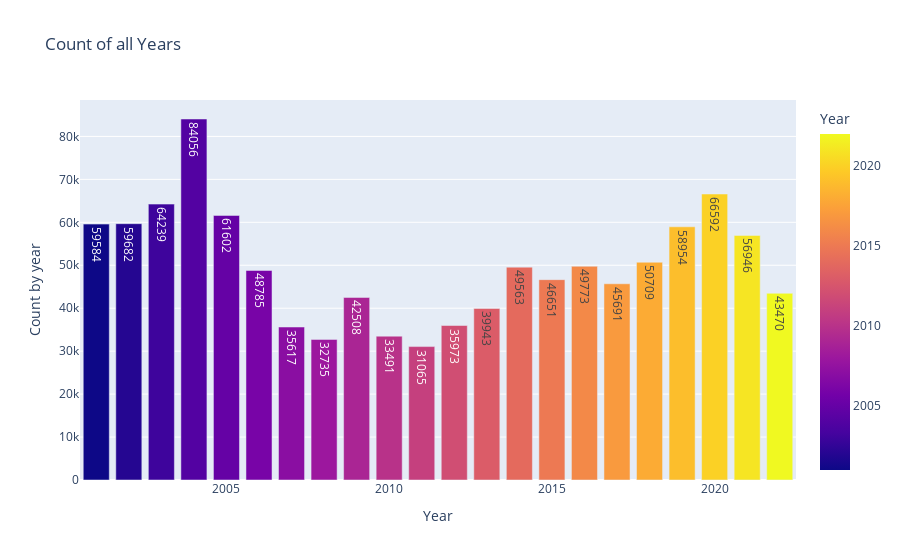

Write notebook code for a chart like this one.
### Code cell
import plotly.express as px
fig = px.bar(
    number_properties_sold_per_year,
    x='List Year',
    y='count',
    text='count',  # Display count on bars
    title='Count of all Years',
    labels={'List Year': 'Year', 'count': 'Count by year'},
    color='List Year',  # Color bars by country
    color_discrete_sequence=px.colors.qualitative.Set2,  # Distinct colors
    hover_data={'List Year': True, 'count': True}  # Show country and count on hover
)
fig.show()

### Figure 1 — Plotly figure (JSON) as saved in the notebook; plotly's stock layout.template omitted (floating-point values rounded to 4 significant figures)
{"data": [{"alignmentgroup": "True", "hovertemplate": "Year=%{marker.color}<br>Count by year=%{text}<extra></extra>", "legendgroup": "", "marker": {"color": [2004, 2020, 2003, 2005, 2002, 2001, 2019, 2021, 2018, 2016, 2014, 2006, 2015, 2017, 2022, 2009, 2013, 2012, 2007, 2010, 2008, 2011], "coloraxis": "coloraxis", "pattern": {"shape": ""}}, "name": "", "offsetgroup": "", "orientation": "v", "showlegend": false, "text": [84056, 66592, 64239, 61602, 59682, 59584, 58954, 56946, 50709, 49773, 49563, 48785, 46651, 45691, 43470, 42508, 39943, 35973, 35617, 33491, 32735, 31065], "textposition": "auto", "type": "bar", "x": [2004, 2020, 2003, 2005, 2002, 2001, 2019, 2021, 2018, 2016, 2014, 2006, 2015, 2017, 2022, 2009, 2013, 2012, 2007, 2010, 2008, 2011], "xaxis": "x", "y": [84056, 66592, 64239, 61602, 59682, 59584, 58954, 56946, 50709, 49773, 49563, 48785, 46651, 45691, 43470, 42508, 39943, 35973, 35617, 33491, 32735, 31065], "yaxis": "y"}], "layout": {"autosize": true, "barmode": "relative", "coloraxis": {"colorbar": {"title": {"text": "Year"}}, "colorscale": [[0, "#0d0887"], [0.1111, "#46039f"], [0.2222, "#7201a8"], [0.3333, "#9c179e"], [0.4444, "#bd3786"], [0.5556, "#d8576b"], [0.6667, "#ed7953"], [0.7778, "#fb9f3a"], [0.8889, "#fdca26"], [1, "#f0f921"]]}, "legend": {"tracegroupgap": 0}, "title": {"text": "Count of all Years"}, "xaxis": {"anchor": "y", "autorange": true, "domain": [0, 1], "range": [2000.0, 2022.0], "title": {"text": "Year"}, "type": "linear"}, "yaxis": {"anchor": "x", "autorange": true, "domain": [0, 1], "range": [0, 88480], "title": {"text": "Count by year"}, "type": "linear"}}}
